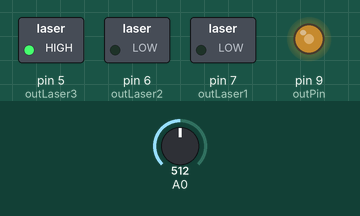
Simulated run of this sketch. Board: Arduino Uno, built with avr-gcc and run on an emulated ATmega328P. On the bench: switched loads named in the sketch (green lamp = pin HIGH), output pins drawn as LEDs (lit = HIGH). The test bench sets the inputs (shaded band); at power-on: A0 = 512. What the sketch prints to the serial monitor is not drawn.

Above: at 1.2 s.
1.3 s: A0 set to 716
At 1.7 s:
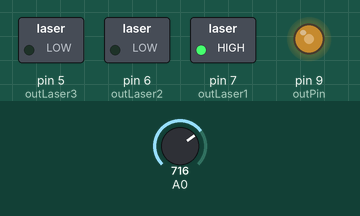
3.3 s: A0 set to 900
At 3.7 s:
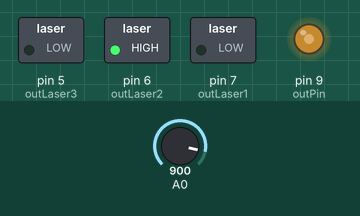
Timing chart, 0 to 6.3 s (numbered marks = the images above; inputs shaded):
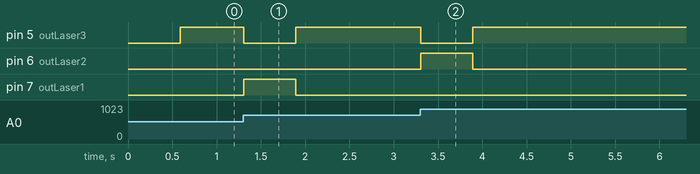

Measured:
- after the input at 1.3 s, pin 5 (outLaser3): HIGH → LOW at once, → HIGH 0.59 s later; pin 7 (outLaser1): LOW → HIGH at once, → LOW 0.59 s later
- after the input at 3.3 s, pin 5 (outLaser3): HIGH → LOW at once, → HIGH 0.59 s later; pin 6 (outLaser2): LOW → HIGH at once, → LOW 0.59 s later

The sketch:

smartpatate.ino
```cpp
//****************************************************************************************
// PWM Square Wave Generator
// VLO 2013-2014
//****************************************************************************************

int GetCas();
void pushValue(int value);
int* CopyThenBubbleSort(int* toCopy);
void setFrequency(float frequency);


const int outPin = 9; // output pin
const float maxFreq = 16000000; //max freq supported by Arduino (16MHz)

const int outLaser1 = 7;
const int outLaser2 = 6;
const int outLaser3 = 5;

const int width = 100;

int* values;


void setup()
{

  Serial.begin(115200); //for sending A0 pin values

  pinMode(outPin,OUTPUT);        //Signal generator pin
  pinMode(outLaser1,OUTPUT);
  pinMode(outLaser2,OUTPUT);
  pinMode(outLaser3,OUTPUT);

  values = new int[width];

  setFrequency(375000); //generate a square wave (in this case at 1000Hz)

  //for test
  //Serial.println();
  //Serial.println(ICR1);
  //Serial.println(TCCR1B);
}

void loop()
{


  int val = analogRead(0);

  pushValue(val);

  int voltage = 0;

  int cas = GetCas();

  switch(cas)
  {
      case 1:
    digitalWrite(outLaser1,HIGH);
    digitalWrite(outLaser2,LOW);
    digitalWrite(outLaser3,LOW);
    break;

     case 2:
    digitalWrite(outLaser1,LOW);
    digitalWrite(outLaser2,HIGH);
    digitalWrite(outLaser3,LOW);
    break;


      case 3:
    digitalWrite(outLaser1,LOW);
    digitalWrite(outLaser2,LOW);
    digitalWrite(outLaser3,HIGH);
    break;

      case 4:
    digitalWrite(outLaser1,HIGH);
    digitalWrite(outLaser2,HIGH);
    digitalWrite(outLaser3,HIGH);
    break;


       default:
    digitalWrite(outLaser1,LOW);
    digitalWrite(outLaser2,LOW);
    digitalWrite(outLaser3,LOW);
    break;
  }


  Serial.write( 0xff );
  Serial.write( (val >> 8) & 0xff );
  Serial.write( val & 0xff );

}

//set frequency (Hz)
//min frequency: 0.24 Hz
//max frequency: 8MHz
void setFrequency(float frequency)
{

  if(frequency >=0.24 || frequency <=8000000)
  {

    TCCR1A=0b10000010;        // Set up frequency generator, mode 14 (Fast PWM)
    //WGM11 = 1, COM1A1 = 1
    //Fast PWM: TOP=ICR1, update of OCR1x=BOTTOM, TOV1 Flag Set on TOP


    unsigned int v=0;
    int indscale=0;
    float prescale[] = {1.0,8.0,64.0,256.0,1024.0};
    float period=1/frequency;

    while(v==0)
    {
      float curfreq=maxFreq/prescale[indscale];
      float tickperiod=1/curfreq;
      float nbtick=period/tickperiod;

      if(nbtick>65535)
      {
        indscale=indscale+1;
      }
      else
      {
        v=nbtick;
      }

    }

    int c=prescale[indscale];

     switch (c) {

         case 1: TCCR1B=0b00011001; break;
         case 8: TCCR1B=0b00011010; break;
         case 64: TCCR1B=0b00011011; break;
         case 256: TCCR1B=0b00011100; break;
         case 1024: TCCR1B=0b00011101; break;
         default: TCCR1B=0b00011000;
     }

    //WGM12 = 1, WGM13 = 1

    //three last bit of TCCR1B:    CS12   CS11   CS10
    // 0: no clock (timer stopped)  0      0      0
    // clk/1: no prescaling         0      0      1
    // clk/8                        0      1      0
    // clk/64                       0      1      1
    // clk/256                      1      0      0
    // clk/1024                     1      0      1


    ICR1=v; //pulse duration = ICR1 value x time per counter tick

    //for 16Mhz (chip frequency)
    //Prescale	Time per counter tick
    //1	        0.0625 uS
    //8	        0.5 uS
    //64	4 uS
    //256	16 uS
    //1024	64uS

    OCR1A=v/2; //Output Compare Register //low state

  }


}


int GetCas()
{
  int* trier = CopyThenBubbleSort(values);
  int crete = trier[width-1] - trier[0];
  delete trier;

  if(crete < ((1.89* 1023.0) / 5))
    if(crete < ((0.9 * 1023.0) / 5))
        if(crete < ((0.45 * 1023.0) / 5))
             return 3;
        else
        return 2;
    else
    return 1;
  else
  return 0;

}


void pushValue(int value)
{
  for (int i=0; i<width-1; i++)
    values[i] = values[i+1];
  values[width-1] = value;
}


int* CopyThenBubbleSort(int* toCopy)
{
  int *tab = new int[width];
    for(int i = 0; i<width ; i++)
    {
       tab[i] = toCopy[i];
    }

  int temp;
  for(int i = width-1; i>0; i--)
  {
      for(int j = 0; j<=i-1; j++)
      {
         if(tab[j+1] < tab[j])
         {
          temp = tab[j];
          tab[j] = tab[j+1];
          tab[j+1] = temp;

          }

        }

  }

  return tab;
}
```
